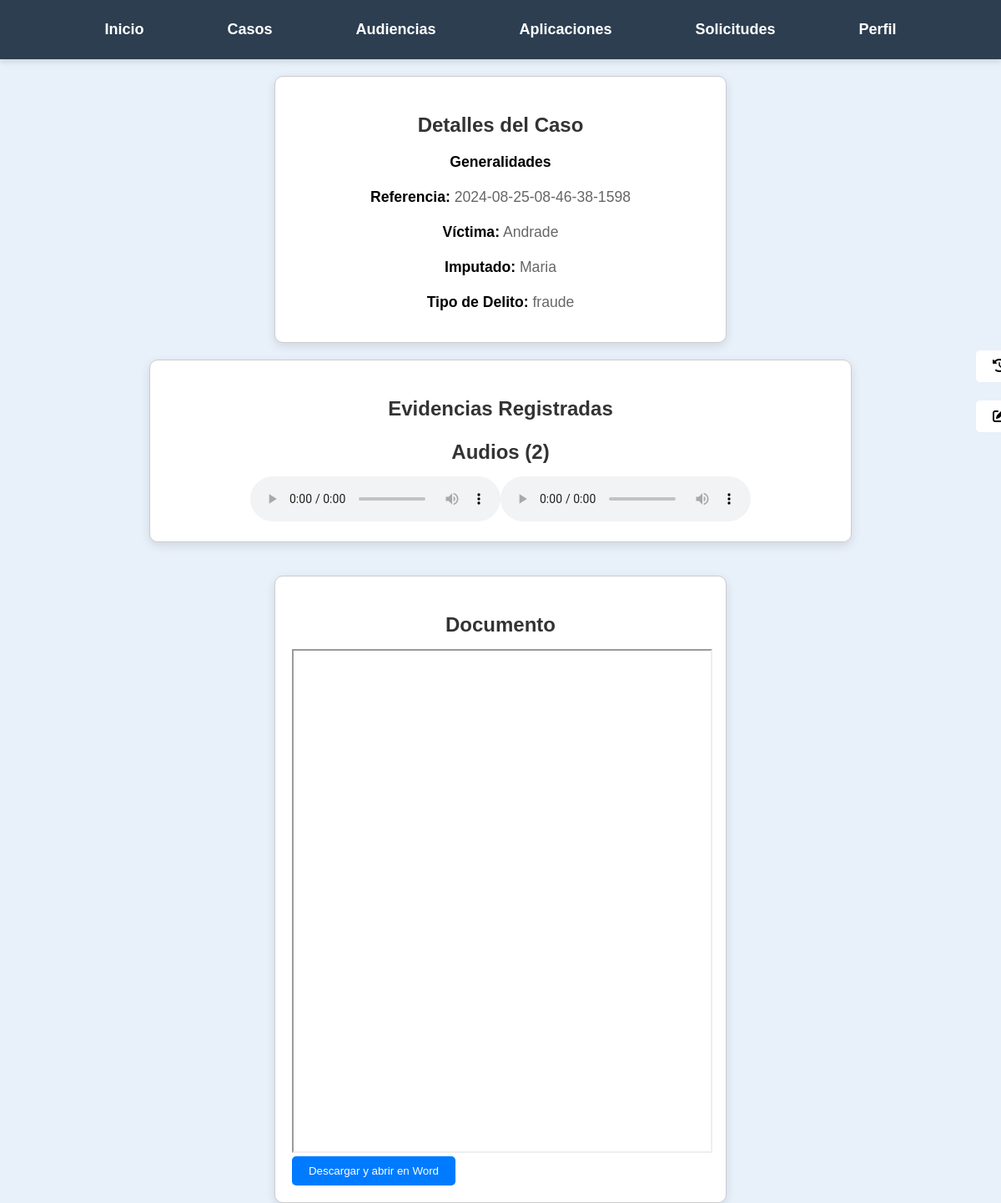
The app's page /Casos/ver_detalle_caso.php?referencia=2024-08-25-08-46-38-1598 (signed in) with its own data.
### tables this page shows
CREATE TABLE `casos` (
  `id` int(11) NOT NULL,
  `referencia` varchar(255) DEFAULT NULL,
  `victima` varchar(255) DEFAULT NULL,
  `imputado` varchar(255) DEFAULT NULL,
  `tipo_delito` varchar(255) DEFAULT NULL,
  `documento` varchar(255) DEFAULT NULL,
  `fecha_creacion` date NOT NULL DEFAULT current_timestamp(),
  `estado` varchar(10) DEFAULT 'activo'
);

CREATE TABLE `evidencias` (
  `id` int(11) NOT NULL,
  `caso_referencia` varchar(255) DEFAULT NULL,
  `nombre_archivo` varchar(255) DEFAULT NULL,
  `tipo_archivo` varchar(255) DEFAULT NULL,
  `ubicacion_archivo` varchar(255) DEFAULT NULL,
  `tipo_evidencia` varchar(255) DEFAULT NULL
);

CREATE TABLE `documentos` (
  `id` int(11) NOT NULL,
  `caso_referencia` varchar(255) DEFAULT NULL,
  `nombre_archivo` varchar(255) DEFAULT NULL,
  `tipo_archivo` varchar(255) DEFAULT NULL,
  `ubicacion_archivo` varchar(255) DEFAULT NULL,
  `archivado` tinyint(1) DEFAULT 0
);

### Casos/ver_detalle_caso.php (the view, shortened to what this page needs)
<?php
$servername = "localhost";
$username = "root";
$password = "";
$dbname = "legalcc";
$conn = new mysqli($servername, $username, $password, $dbname);
$user_id = $_SESSION['user_id'];
$sql = "SELECT tipo FROM usuarios WHERE id = ?";
$stmt = $conn->prepare($sql);
$stmt->bind_param("i", $user_id);
$stmt->execute();
$stmt->bind_result($tipo_usuario);
?>
<!DOCTYPE html>
<html lang="es">
<head>
    <link rel="stylesheet" href="https://cdnjs.cloudflare.com/ajax/libs/font-awesome/6.0.0-beta3/css/all.min.css">
</head>
<body>
<nav>
        <ul>
            <li><a href="/Pagina_principal.php">Inicio</a></li>
            <li>
                <a href="/Casos/Buscar_Casos.php">Casos</a>
            </li>
            <li><a href="/Audiencias/Buscar_Audiencias.php">Audiencias</a></li>
            <li><a href="apps.php">Aplicaciones</a></li>
            <?php if ($tipo_usuario === 'juez'): ?>
            <li><a href="/Audiencias/ver_solicitudes.php">Solicitudes</a></li>
            <?php endif; ?>
            <li>
                <a href="/formularios/Perfil.php">Perfil</a>
            </li>
        </ul>
    </nav>
<a id="botonArribaIzquierda" href="/Casos/Buscar_Casos.php">
    <i class="fas fa-history"></i>
</a>
    <div class="container">
        <?php
        if (isset($_GET['referencia'])) {
            $servername = "localhost";
            $username = "root";
            $password = "";
            $database = "legalcc";
            $conn = new mysqli($servername, $username, $password, $database);
            $referencia = $_GET['referencia'];
            echo "<a href='editar_caso.php?referencia=$referencia' class='edit-btn'>
        <i class='fas fa-edit'></i>
      </a>";
            $sql = "SELECT * FROM casos WHERE referencia = '$referencia'";
            $result = $conn->query($sql);
            if ($result->num_rows > 0) {
                $row = $result->fetch_assoc();
                echo "<center>";
                echo "<div class='card'>";
                echo "<h3>Detalles del Caso</h3>";
                echo "<p><strong>Generalidades</strong>";
                echo "<p><strong>Referencia:</strong> " . $row["referencia"] . "</p>";
                echo "<p><strong>Víctima:</strong> " . $row["victima"] . "</p>";
                echo "<p><strong>Imputado:</strong> " . $row["imputado"] . "</p>";
                echo "<p><strong>Tipo de Delito:</strong> " . $row["tipo_delito"] . "</p>";
                echo "</center>";
                $sql_evidencia = "SELECT * FROM evidencias WHERE caso_referencia = '$referencia'";
                $result_evidencia = $conn->query($sql_evidencia);
                if ($result_evidencia->num_rows > 0) {
                    $imagenes = [];
                    $videos = [];
                    $audios = [];
                    while($row_evidencia = $result_evidencia->fetch_assoc()) {
                        $extension = pathinfo($row_evidencia["nombre_archivo"], PATHINFO_EXTENSION);
                        if (in_array($extension, ['jpg', 'jpeg', 'png', 'gif'])) {
                            $imagenes[] = $row_evidencia;
                        } elseif (in_array($extension, ['mp4', 'webm', 'ogg'])) {
                            $videos[] = $row_evidencia;
                        } elseif (in_array($extension, ['mp3', 'ogg', 'wav'])) {
                            $audios[] = $row_evidencia;
                        }
                    }
                    echo "<div class='card2'>";
                    echo "<h3>Evidencias Registradas</h3>";
                    if (count($audios) > 0) {
                        echo "<center>";
                        echo "<h3> Audios (" . count($audios) . ")</h3>";
                        foreach ($audios as $audio) {
                            echo "<audio controls>";
                            echo "<source src='" . $audio["ubicacion_archivo"] . "' type='audio/" . pathinfo($audio["nombre_archivo"], PATHINFO_EXTENSION) . "'>";
                            echo "</audio>";
                        }
                        echo "</div>";
                    }
                    echo "</div>";
                } else {
                    echo "<p>No hay evidencia asociada a este caso.</p>";
                }
                echo "<div class='card2'>";
                $sql_documento = "SELECT * FROM documentos WHERE caso_referencia = '$referencia'";
                $result_documento = $conn->query($sql_documento);
                if ($result_documento->num_rows > 0) {
                    echo "<div class='documento'>";
                    echo "<h3>Documento</h3>";
                    while ($row_documento = $result_documento->fetch_assoc()) {
                        $ubicacionArchivo = $row_documento["ubicacion_archivo"];
                        $extension = pathinfo($ubicacionArchivo, PATHINFO_EXTENSION);
                        if ($extension === 'pdf') {
                            echo "<iframe src='$ubicacionArchivo' width='100%' height='600px'></iframe>";
                        } elseif ($extension === 'doc' || $extension === 'docx') {
                            echo "<iframe src='https://view.officeapps.live.com/op/embed.aspx?src=$ubicacionArchivo' width='100%' height='600px'></iframe>";
                            echo "<a href='$ubicacionArchivo' download><button>Descargar y abrir en Word</button></a>";
                        } else {
                            echo "<p>Formato de archivo no compatible: $ubicacionArchivo</p>";
                        }
                    }
                    echo "</div>";
                } else {
                    echo "<p>No hay documento asociado a este caso.</p>";
                }
            } else {
                echo "<p>No se encontraron detalles para la referencia de caso proporcionada.</p>";
            }
        } else {
            echo "<p>No se proporcionó una referencia de caso válida.</p>";
        }
        ?>
    </div>
</body>
</html>

### Casos/ver_detalle_caso.php (style rules this page uses)
body { font-family: 'Bahnschrift', sans-serif; background-color: #e8f0fa; margin: 0; padding: 0; display: flex; flex-direction: column; height: 100vh; }
nav { background-color: #2c3e50; padding: 15px 0; box-shadow: 0 4px 6px rgba(0, 0, 0, 0.1); }
ul { list-style-type: none; margin: 0; padding: 0; display: flex; justify-content: center; gap: 40px; }
ul li { position: relative; }
ul li a { text-decoration: none; color: white; font-size: 18px; font-weight: bold; padding: 10px 30px; display: block; transition: background-color 0.3s ease, transform 0.2s ease; border-radius: 8px; }
p { color: #555; font-size: 20px; max-width: 600px; line-height: 1.6; }
#botonArribaIzquierda { position: fixed; top: 20px; left: 20px; padding: 10px 20px; background-color: white; color: black; text-decoration: none; border-radius: 5px; font-family: Arial, sans-serif; font-size: 16px; transition: background-color 0.3s, color 0.3s; margin-left: 1150px; margin-top: 400px; }
.edit-btn { position: fixed; top: 400px; left: 20px; padding: 10px 20px; background-color: white; color: black; text-decoration: none; border-radius: 5px; font-family: Arial, sans-serif; font-size: 16px; transition: background-color 0.3s, color 0.3s; margin-left: 1150px; margin-top: 80px; }
.card { border: 1px solid #ccc; border-radius: 10px; padding: 20px; margin: 20px auto; max-width: 500px; background-color: #ffffff; box-shadow: 0 4px 12px rgba(0, 0, 0, 0.1); }
.card h3 { color: #333; font-size: 1.5em; text-align: center; margin-bottom: 15px; }
.card p { color: #666; font-size: 1.1em; line-height: 1.4; margin-bottom: 15px; }
.card p strong { color: #000; font-weight: bold; }
.card2 { border: 1px solid #ccc; border-radius: 10px; padding: 20px; margin: 20px auto; max-width: 800px; background-color: #ffffff; box-shadow: 0 4px 12px rgba(0, 0, 0, 0.1); }
.card2 h3 { color: #333; font-size: 1.5em; text-align: center; margin-bottom: 15px; }
button { display: inline-block; padding: 10px 20px; background-color: #007bff; color: #fff; border: none; text-decoration: none; border-radius: 5px; transition: background-color 0.3s ease; }

### records on screen
casos: referencia "2024-08-25-08-46-38-1598", victima "Andrade", imputado "Maria", tipo_delito "fraude"

### other values on screen
count($audios) "2"
